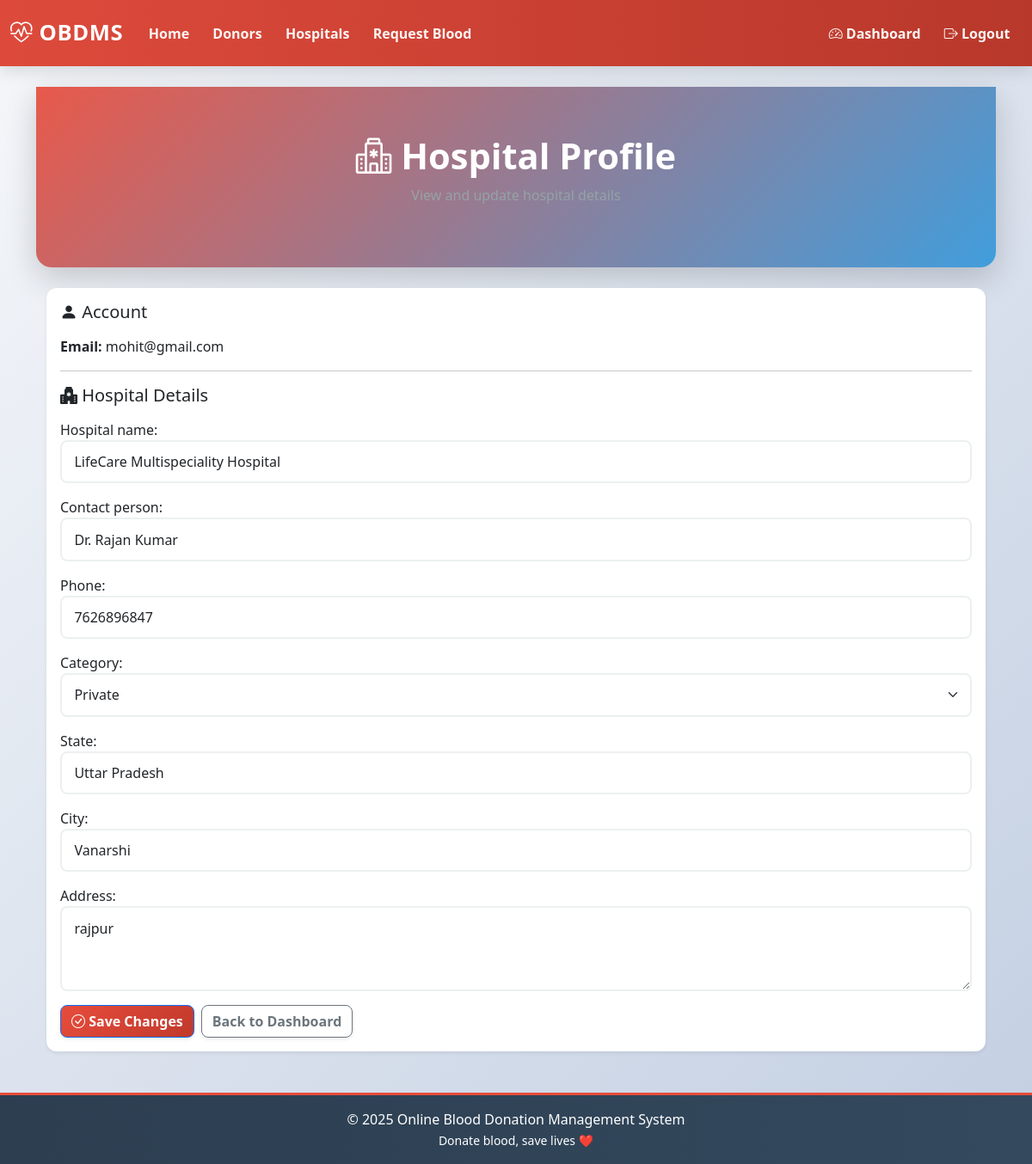
Page /hospital/profile/ (signed in) on the committed database.
### hospitals/models.py (models this page shows, shortened)
class Hospital(models.Model):
    CATEGORY_CHOICES = [
        ("government", "Government"),
        ("private", "Private"),
        ("trust", "Trust"),
        ("clinic", "Clinic"),
    ]
    user = models.OneToOneField(
        User,
        on_delete=models.CASCADE,
        related_name="hospital",
    )
    hospital_name = models.CharField(max_length=200)
    category = models.CharField(max_length=20, choices=CATEGORY_CHOICES)
    contact_person = models.CharField(max_length=100)
    phone = models.CharField(max_length=15)
    address = models.TextField()
    state = models.CharField(max_length=100)
    city = models.CharField(max_length=100)
    licence_number = models.CharField(
        max_length=50,
        unique=True,
        help_text="Government issued hospital licence number",
    )
    created_at = models.DateTimeField(auto_now_add=True)
    class Meta:
        ordering = ["hospital_name"]

### hospitals/views.py (the view)
# urls.py: path("profile/", views.hospital_profile, name="hospital-profile"),
@login_required
def hospital_profile(request):
    hospital = get_object_or_404(Hospital, user=request.user)
    if request.method == "POST":
        form = HospitalProfileForm(request.POST, instance=hospital)
        if form.is_valid():
            form.save()
            messages.success(request, "Hospital profile updated successfully.")
            return redirect("hospital:hospital-profile")
        messages.error(request, "Please correct the errors below.")
    else:
        form = HospitalProfileForm(instance=hospital)
    return render(request, "hospital/profile.html", {
        "form": form,
        "hospital": hospital,
    })

### hospitals/forms.py (shortened to what this page needs)
class HospitalProfileForm(forms.ModelForm):
    class Meta:
        model = Hospital
        fields = [
            "hospital_name",
            "contact_person",
            "phone",
            "category",
            "state",
            "city",
            "address",
        ]
        widgets = {
            "hospital_name": forms.TextInput(attrs={"class": "form-control"}),
            "contact_person": forms.TextInput(attrs={"class": "form-control"}),
            "phone": forms.TextInput(attrs={"class": "form-control"}),
            "category": forms.Select(attrs={"class": "form-select"}),
            "state": forms.TextInput(attrs={"class": "form-control"}),
            "city": forms.TextInput(attrs={"class": "form-control"}),
            "address": forms.Textarea(attrs={
                "class": "form-control",
                "rows": 3,
            }),
        }

### templates/hospital/profile.html (shortened to what this page needs)
{% extends "base.html" %}
{% block content %}
<div class="page-header mb-4">
  <h1><i class="bi bi-hospital"></i> Hospital Profile</h1>
  <p class="text-muted">View and update hospital details</p>
</div>
<div class="container mb-5">
  <div class="card shadow-sm">
    <div class="card-body">
      <form method="post">
        <h5 class="mb-3"><i class="bi bi-person-fill"></i> Account</h5>
        <p><strong>Email:</strong> {{ request.user.email }}</p>
        <hr>
        <h5 class="mb-3"><i class="bi bi-hospital-fill"></i> Hospital Details</h5>
        {{ form.as_p }}
        <div class="mt-3 d-flex gap-2">
          <button type="submit" class="btn btn-primary">
            <i class="bi bi-check-circle"></i> Save Changes
          </button>
          <a href="{% url 'hospital:hospital-dashboard' %}" class="btn btn-outline-secondary">
            Back to Dashboard
          </a>
        </div>
      </form>
    </div>
  </div>
</div>
{% endblock %}

### static/style.css (style rules this page uses)
:root { --primary-color: #e74c3c; --secondary-color: #3498db; --success-color: #27ae60; --warning-color: #f39c12; --danger-color: #e74c3c; --light-color: #ecf0f1; --dark-color: #2c3e50; --gradient-primary: linear-gradient(135deg, #e74c3c, #c0392b); --gradient-secondary: linear-gradient(135deg, #3498db, #2980b9); --gradient-success: linear-gradient(135deg, #27ae60, #229954); --shadow-sm: 0 2px 4px rgba(0,0,0,.08); --shadow-md: 0 6px 18px rgba(0,0,0,.12); --shadow-lg: 0 12px 36px rgba(0,0,0,.18); --transition: all .28s cubic-bezier(.4,0,.2,1); }
* { margin: 0; padding: 0; box-sizing: border-box; }
html, body { font-family: "Segoe UI", system-ui, sans-serif; background: linear-gradient(135deg, #f5f7fa, #c3cfe2); min-height: 100vh; color: var(--dark-color); }
.page-header, .hero { background: linear-gradient(135deg, rgba(231,76,60,.92), rgba(52,152,219,.92)); color: #fff; padding: 3.5rem 1.5rem; text-align: center; border-radius: 0 0 18px 18px; box-shadow: var(--shadow-lg); margin-bottom: 2rem; }
.page-header h1, .hero h1 { font-size: 2.6rem; font-weight: 800; }
.page-header p, .hero p { opacity: .95; }
.card { border: none; border-radius: 12px; box-shadow: var(--shadow-md); transition: var(--transition); overflow: hidden; }
.btn { border-radius: 8px; font-weight: 700; transition: var(--transition); box-shadow: var(--shadow-sm); }
.btn-primary { background: var(--gradient-primary); color: #fff; }
.form-control, .form-select { border-radius: 8px; border: 2px solid var(--light-color); padding: .7rem .9rem; transition: var(--transition); }
.text-muted { color: #95a5a6 !important; }

### rows in the picture
Hospital: hospital_name "LifeCare Multispeciality Hospital", contact_person "Dr. Rajan Kumar", phone "7626896847", category "Private", state "Uttar Pradesh", city "Vanarshi", address "rajpur"

### other values in the picture
{{ request.user.email }} "mohit@gmail.com"
